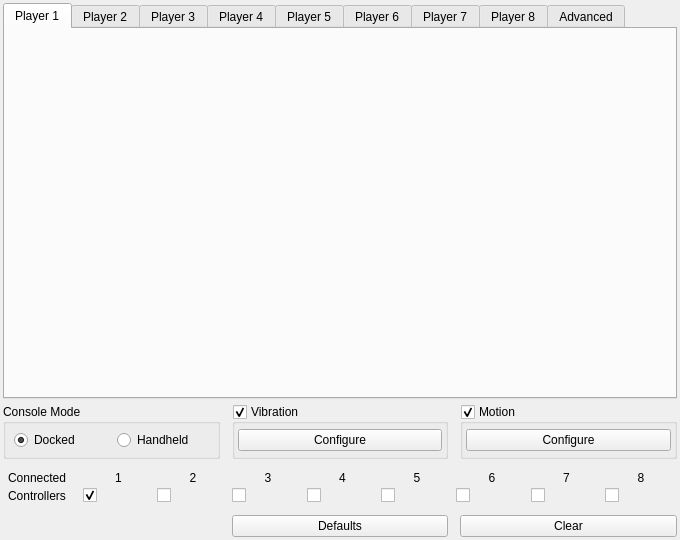
<?xml version="1.0" encoding="UTF-8"?>
<ui version="4.0">
 <class>ConfigureInput</class>
 <widget class="QWidget" name="ConfigureInput">
  <property name="geometry">
   <rect>
    <x>0</x>
    <y>0</y>
    <width>680</width>
    <height>540</height>
   </rect>
  </property>
  <property name="windowTitle">
   <string>ConfigureInput</string>
  </property>
  <layout class="QVBoxLayout" name="verticalLayout_5">
   <property name="spacing">
    <number>2</number>
   </property>
   <property name="leftMargin">
    <number>3</number>
   </property>
   <property name="topMargin">
    <number>3</number>
   </property>
   <property name="rightMargin">
    <number>3</number>
   </property>
   <property name="bottomMargin">
    <number>3</number>
   </property>
   <item>
    <widget class="QTabWidget" name="tabWidget">
     <property name="currentIndex">
      <number>0</number>
     </property>
     <widget class="QWidget" name="tabPlayer1">
      <property name="accessibleName">
       <string>Player 1</string>
      </property>
      <attribute name="title">
       <string>Player 1</string>
      </attribute>
     </widget>
     <widget class="QWidget" name="tabPlayer2">
      <property name="accessibleName">
       <string>Player 2</string>
      </property>
      <attribute name="title">
       <string>Player 2</string>
      </attribute>
     </widget>
     <widget class="QWidget" name="tabPlayer3">
      <property name="accessibleName">
       <string>Player 3</string>
      </property>
      <attribute name="title">
       <string>Player 3</string>
      </attribute>
     </widget>
     <widget class="QWidget" name="tabPlayer4">
      <property name="accessibleName">
       <string>Player 4</string>
      </property>
      <attribute name="title">
       <string>Player 4</string>
      </attribute>
     </widget>
     <widget class="QWidget" name="tabPlayer5">
      <property name="accessibleName">
       <string>Player 5</string>
      </property>
      <attribute name="title">
       <string>Player 5</string>
      </attribute>
     </widget>
     <widget class="QWidget" name="tabPlayer6">
      <property name="accessibleName">
       <string>Player 6</string>
      </property>
      <attribute name="title">
       <string>Player 6</string>
      </attribute>
     </widget>
     <widget class="QWidget" name="tabPlayer7">
      <property name="accessibleName">
       <string>Player 7</string>
      </property>
      <attribute name="title">
       <string>Player 7</string>
      </attribute>
     </widget>
     <widget class="QWidget" name="tabPlayer8">
      <property name="accessibleName">
       <string>Player 8</string>
      </property>
      <attribute name="title">
       <string>Player 8</string>
      </attribute>
     </widget>
     <widget class="QWidget" name="tabAdvanced">
      <property name="accessibleName">
       <string>Advanced</string>
      </property>
      <attribute name="title">
       <string>Advanced</string>
      </attribute>
     </widget>
    </widget>
   </item>
   <item alignment="Qt::AlignVCenter">
    <widget class="QWidget" name="consoleInputSettings" native="true">
     <layout class="QGridLayout" name="consoleSettingsLayout">
      <property name="spacing">
       <number>12</number>
      </property>
      <property name="leftMargin">
       <number>0</number>
      </property>
      <property name="topMargin">
       <number>3</number>
      </property>
      <property name="rightMargin">
       <number>0</number>
      </property>
      <property name="bottomMargin">
       <number>0</number>
      </property>
      <item row="0" column="0">
       <widget class="QGroupBox" name="handheldGroup">
        <property name="maximumSize">
         <size>
          <width>16777215</width>
          <height>16777215</height>
         </size>
        </property>
        <property name="title">
         <string>Console Mode</string>
        </property>
        <layout class="QHBoxLayout" name="horizontalLayout">
         <property name="spacing">
          <number>6</number>
         </property>
         <property name="leftMargin">
          <number>8</number>
         </property>
         <property name="topMargin">
          <number>6</number>
         </property>
         <property name="rightMargin">
          <number>3</number>
         </property>
         <property name="bottomMargin">
          <number>6</number>
         </property>
         <item>
          <widget class="QRadioButton" name="radioDocked">
           <property name="text">
            <string>Docked</string>
           </property>
           <property name="checked">
            <bool>true</bool>
           </property>
          </widget>
         </item>
         <item>
          <widget class="QRadioButton" name="radioUndocked">
           <property name="text">
            <string>Handheld</string>
           </property>
          </widget>
         </item>
        </layout>
       </widget>
      </item>
      <item row="0" column="1">
       <widget class="QGroupBox" name="vibrationGroup">
        <property name="title">
         <string>Vibration</string>
        </property>
        <property name="checkable">
         <bool>true</bool>
        </property>
        <layout class="QHBoxLayout" name="horizontalLayout_2">
         <property name="leftMargin">
          <number>3</number>
         </property>
         <property name="topMargin">
          <number>3</number>
         </property>
         <property name="rightMargin">
          <number>3</number>
         </property>
         <property name="bottomMargin">
          <number>3</number>
         </property>
         <item>
          <widget class="UIControls::Button" name="vibrationButton">
           <property name="text">
            <string>Configure</string>
           </property>
          </widget>
         </item>
        </layout>
       </widget>
      </item>
      <item row="0" column="2">
       <widget class="QGroupBox" name="motionGroup">
        <property name="title">
         <string>Motion</string>
        </property>
        <property name="checkable">
         <bool>true</bool>
        </property>
        <layout class="QHBoxLayout" name="horizontalLayout_3">
         <property name="leftMargin">
          <number>3</number>
         </property>
         <property name="topMargin">
          <number>3</number>
         </property>
         <property name="rightMargin">
          <number>3</number>
         </property>
         <property name="bottomMargin">
          <number>3</number>
         </property>
         <item>
          <widget class="UIControls::Button" name="motionButton">
           <property name="text">
            <string>Configure</string>
           </property>
          </widget>
         </item>
        </layout>
       </widget>
      </item>
      <item row="1" column="0" colspan="3">
       <widget class="QWidget" name="connectedControllers" native="true">
        <layout class="QGridLayout" name="gridLayout_2">
         <property name="leftMargin">
          <number>5</number>
         </property>
         <property name="topMargin">
          <number>0</number>
         </property>
         <property name="rightMargin">
          <number>0</number>
         </property>
         <property name="bottomMargin">
          <number>0</number>
         </property>
         <property name="spacing">
          <number>3</number>
         </property>
         <item row="1" column="2">
          <widget class="QCheckBox" name="checkboxPlayer2Connected">
           <property name="text">
            <string />
           </property>
          </widget>
         </item>
         <item row="1" column="0">
          <widget class="QLabel" name="label_2">
           <property name="text">
            <string>Controllers</string>
           </property>
          </widget>
         </item>
         <item row="1" column="4">
          <widget class="QCheckBox" name="checkboxPlayer4Connected">
           <property name="text">
            <string />
           </property>
          </widget>
         </item>
         <item row="1" column="3">
          <widget class="QCheckBox" name="checkboxPlayer3Connected">
           <property name="text">
            <string />
           </property>
          </widget>
         </item>
         <item row="1" column="5">
          <widget class="QCheckBox" name="checkboxPlayer5Connected">
           <property name="text">
            <string />
           </property>
          </widget>
         </item>
         <item row="0" column="1">
          <widget class="QLabel" name="label">
           <property name="text">
            <string>1</string>
           </property>
           <property name="alignment">
            <set>Qt::AlignCenter</set>
           </property>
          </widget>
         </item>
         <item row="1" column="7">
          <widget class="QCheckBox" name="checkboxPlayer7Connected">
           <property name="text">
            <string />
           </property>
          </widget>
         </item>
         <item row="1" column="6">
          <widget class="QCheckBox" name="checkboxPlayer6Connected">
           <property name="text">
            <string />
           </property>
          </widget>
         </item>
         <item row="1" column="1">
          <widget class="QCheckBox" name="checkboxPlayer1Connected">
           <property name="layoutDirection">
            <enum>Qt::LeftToRight</enum>
           </property>
           <property name="checked">
            <bool>true</bool>
           </property>
          </widget>
         </item>
         <item row="1" column="8">
          <widget class="QCheckBox" name="checkboxPlayer8Connected">
           <property name="text">
            <string />
           </property>
          </widget>
         </item>
         <item row="0" column="2">
          <widget class="QLabel" name="label_3">
           <property name="text">
            <string>2</string>
           </property>
           <property name="alignment">
            <set>Qt::AlignCenter</set>
           </property>
          </widget>
         </item>
         <item row="0" column="3">
          <widget class="QLabel" name="label_4">
           <property name="text">
            <string>3</string>
           </property>
           <property name="alignment">
            <set>Qt::AlignCenter</set>
           </property>
          </widget>
         </item>
         <item row="0" column="4">
          <widget class="QLabel" name="label_5">
           <property name="text">
            <string>4</string>
           </property>
           <property name="alignment">
            <set>Qt::AlignCenter</set>
           </property>
          </widget>
         </item>
         <item row="0" column="5">
          <widget class="QLabel" name="label_6">
           <property name="text">
            <string>5</string>
           </property>
           <property name="alignment">
            <set>Qt::AlignCenter</set>
           </property>
          </widget>
         </item>
         <item row="0" column="6">
          <widget class="QLabel" name="label_7">
           <property name="text">
            <string>6</string>
           </property>
           <property name="alignment">
            <set>Qt::AlignCenter</set>
           </property>
          </widget>
         </item>
         <item row="0" column="7">
          <widget class="QLabel" name="label_8">
           <property name="text">
            <string>7</string>
           </property>
           <property name="alignment">
            <set>Qt::AlignCenter</set>
           </property>
          </widget>
         </item>
         <item row="0" column="8">
          <widget class="QLabel" name="label_9">
           <property name="text">
            <string>8</string>
           </property>
           <property name="alignment">
            <set>Qt::AlignCenter</set>
           </property>
          </widget>
         </item>
         <item row="0" column="0">
          <widget class="QLabel" name="label_10">
           <property name="text">
            <string>Connected</string>
           </property>
          </widget>
         </item>
        </layout>
       </widget>
      </item>
      <item row="2" column="1">
       <widget class="UIControls::Button" name="buttonRestoreDefaults">
        <property name="sizePolicy">
         <sizepolicy hsizetype="Minimum" vsizetype="Fixed">
          <horstretch>0</horstretch>
          <verstretch>0</verstretch>
         </sizepolicy>
        </property>
        <property name="sizeIncrement">
         <size>
          <width>0</width>
          <height>0</height>
         </size>
        </property>
        <property name="baseSize">
         <size>
          <width>0</width>
          <height>0</height>
         </size>
        </property>
        <property name="layoutDirection">
         <enum>Qt::LeftToRight</enum>
        </property>
        <property name="text">
         <string>Defaults</string>
        </property>
       </widget>
      </item>
      <item row="2" column="2">
       <widget class="UIControls::Button" name="buttonClearAll">
        <property name="sizePolicy">
         <sizepolicy hsizetype="Minimum" vsizetype="Fixed">
          <horstretch>0</horstretch>
          <verstretch>0</verstretch>
         </sizepolicy>
        </property>
        <property name="sizeIncrement">
         <size>
          <width>0</width>
          <height>0</height>
         </size>
        </property>
        <property name="baseSize">
         <size>
          <width>0</width>
          <height>0</height>
         </size>
        </property>
        <property name="layoutDirection">
         <enum>Qt::LeftToRight</enum>
        </property>
        <property name="text">
         <string>Clear</string>
        </property>
       </widget>
      </item>
     </layout>
    </widget>
   </item>
  </layout>
 </widget>
 <customwidgets>
  <customwidget>
   <class>UIControls::Button</class>
   <extends>QPushButton</extends>
   <header>yuzu/util/design_system.h</header>
  </customwidget>
 </customwidgets>
 <resources />
 <connections />
</ui>
